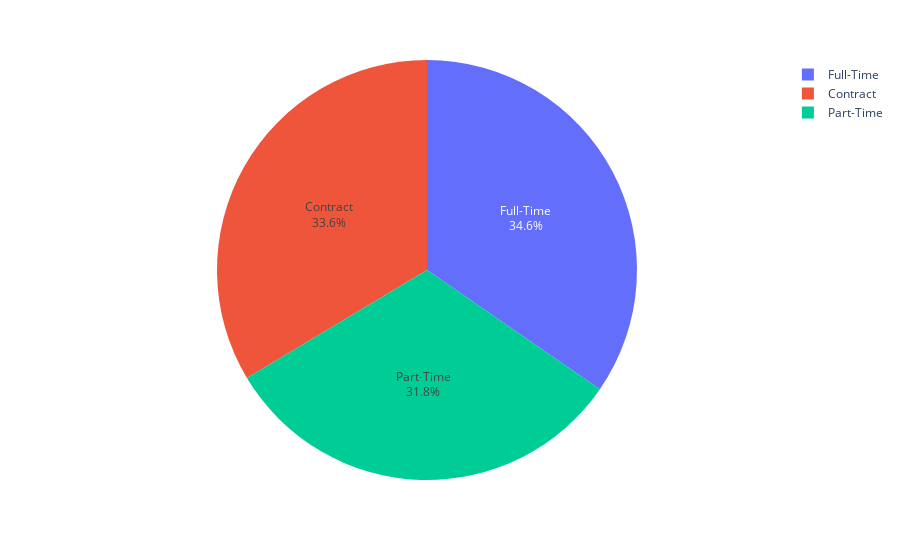

Notebook code for this chart:
### Code cell
#Importing the visualizatiion library
import plotly.express as px

#Finding the counts in the 'EmployeeType' column.
Type_counts = data['EmployeeType'].value_counts()

#Create a pie chart.
#'name' parametre specifies the labels
#'Values' paremetre secifies the counts under each label
fig = px.pie(Type_counts, names=Type_counts.index, values=Type_counts.values)

#Update the chart to show both percentage and labels
fig.update_traces(textinfo='percent+label')

#Display the pie chart
fig.show()

fig.write_image("bar_chart.png")

### Figure 1 — Plotly figure (JSON) as saved in the notebook; plotly's stock layout.template omitted (floating-point values rounded to 4 significant figures)
{"data": [{"domain": {"x": [0, 1], "y": [0, 1]}, "hovertemplate": "EmployeeType=%{label}<br>value=%{value}<extra></extra>", "labels": ["Full-Time", "Contract", "Part-Time"], "legendgroup": "", "name": "", "showlegend": true, "textinfo": "percent+label", "type": "pie", "values": [1038, 1008, 954]}], "layout": {"legend": {"tracegroupgap": 0}, "margin": {"t": 60}}}
